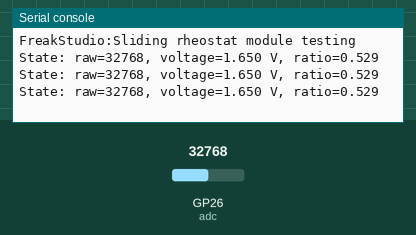
The program below on a simulated Raspberry Pi Pico running MicroPython. On the bench: the last lines printed to the serial console. The inputs (shaded band) are chosen by the test bench; at power-on: GP26 (adc) = 32768 (analog values on the 0–65535 scale).

Above: at 4.2 s.
4.3 s: GP26 (adc) set to 45874
At 4.9 s:
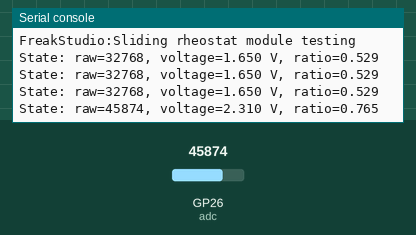
5.8 s: GP26 (adc) set to 57670
At 6.4 s:
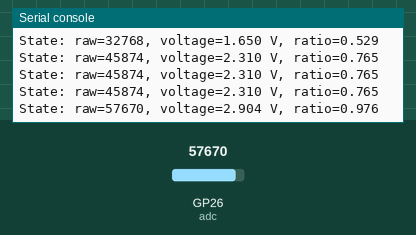
Timing chart, 0 to 8.8 s (numbered marks = the images above; inputs shaded):
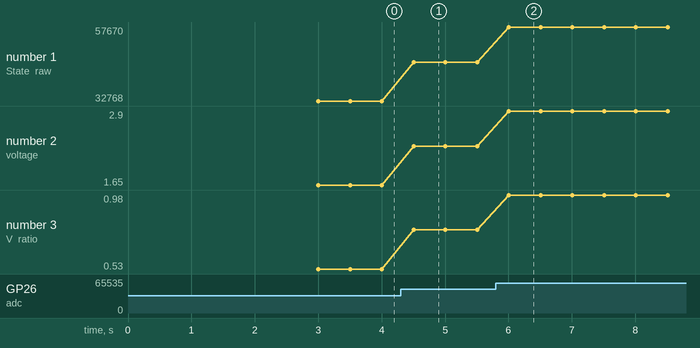

Measured:
- after the input at 4.3 s, the serial console: prints a new line after 0.20 s (image 1)
- after the input at 5.8 s, the serial console: prints a new line after 0.21 s (image 2)
- plotted number 1: 32768 → 45874 after the input at 4.3 s, 45874 → 57670 after the input at 5.8 s
- plotted number 2: 1.65 → 2.31 after the input at 4.3 s, 2.31 → 2.9 after the input at 5.8 s
- plotted number 3: 0.53 → 0.77 after the input at 4.3 s, 0.77 → 0.98 after the input at 5.8 s

The program:

main.py
```python
# Python env   : MicroPython v1.23.0
# -*- coding: utf-8 -*-
# @Time    : 2025/8/28 下午3:19
# @Author  : 缪贵成
# @File    : main.py
# @Description : 滑动变阻器测试文件

# ======================================== 导入相关模块 =========================================

import time
from machine import ADC
from potentiometer import Potentiometer

# ======================================== 全局变量 ============================================

interval = 0.5

# ======================================== 功能函数 ============================================

# ======================================== 自定义类 ============================================

# ======================================== 初始化配置 ===========================================

time.sleep(3)
print("FreakStudio:Sliding rheostat module testing")

# 滑动变阻器电压输出端接在 ADC0
adc = ADC(26)
pot = Potentiometer(adc)

# ========================================  主程序  ============================================

try:
    while True:
        # 获取当前状态字典
        state = pot.get_state()
        # 打印当前状态
        print(f"State: raw={state['raw']}, voltage={state['voltage']:.3f} V, ratio={state['ratio']:.3f}")
        # 等待下一次读取
        time.sleep(interval)

except KeyboardInterrupt:
    print("\nTest terminated by user.")
```

potentiometer.py
```python
# (licence header left out)
__version__ = "0.1.0"
__author__ = "缪贵成"
__license__ = "MIT"
__platform__ = "MicroPython v1.23"

# ======================================== 导入相关模块 =========================================

from machine import ADC

# ======================================== 全局变量 ============================================

# ======================================== 功能函数 ============================================

# ======================================== 自定义类 ============================================


class Potentiometer:
    """
    滑动变阻器（Potentiometer）驱动类，提供原始值、电压值和归一化比例读取功能。

    Attributes:
        _adc (ADC): 绑定的 ADC 实例，用于读取滑动变阻器。
        _vref (float): ADC 参考电压，单位 V，默认 3.3V。

    Methods:
        __init__(adc: ADC, vref: float = 3.3):
            初始化滑动变阻器驱动。
        read_raw() -> int:
            读取原始 ADC 数值。
        read_voltage() -> float:
            将 ADC 数值映射为电压。
        read_ratio() -> float:
            获取滑块归一化比例（0.0 ~ 1.0）。
        get_state() -> dict:
            返回当前滑块状态，包括原始值、电压值和比例值。

    Notes:
        ADC 范围取决于 MicroPython 平台（通常 0~65535 或 0~1023）。
        read_voltage() 根据 vref 进行线性映射。
        适合滑动变阻器、旋钮、可调电阻读取。

    ==========================================

    Potentiometer driver class for MicroPython.

    Attributes:
        _adc (ADC): bound ADC instance for reading slider.
        _vref (float): reference voltage, default 3.3V.

    Methods:
        __init__(adc: ADC, vref: float = 3.3):
            Initialize the potentiometer driver.
        read_raw() -> int:
            Read raw ADC value.
        read_voltage() -> float:
            Convert ADC value to voltage.
        read_ratio() -> float:
            Get normalized slider ratio (0.0 ~ 1.0).
        get_state() -> dict:
            Return current slider state (raw value, voltage, ratio).

    Note:
        ADC range depends on platform (typically 0~65535 or 0~1023).
        Voltage mapping uses vref.
    """

    def __init__(self, adc: ADC, vref: float = 3.3) -> None:
        """
        初始化滑动变阻器驱动。

        Args:
            adc (ADC): machine.ADC 实例。
            vref (float, optional): 参考电压，单位 V，默认 3.3V。

        ==========================================

        Initialize potentiometer driver.

        Args:
            adc (ADC): machine.ADC instance.
            vref (float, optional): reference voltage in volts, default 3.3V.

        """
        self._adc = adc
        self._vref = vref

    def read_raw(self) -> int:
        """
        读取滑动变阻器原始 ADC 数值。

        Returns:
            int: ADC 原始整数值（0 ~ 65535）。

        Notes:
            使用 ADC.read_u16() 获取值。
            不会进行任何电压换算。

        ==========================================

        Read raw ADC value from potentiometer.

        Returns:
            int: Raw ADC value (0 ~ 65535).

        Notes:
            Uses ADC.read_u16() method.
            No voltage conversion.
        """
        return self._adc.read_u16()

    def read_voltage(self) -> float:
        """
        将 ADC 数值映射为电压值（0 ~ vref）。

        Returns:
            float: 对应电压值，单位 V。

        Notes:
            假设 ADC 为 16 位（0 ~ 65535）。
            线性映射到参考电压 vref。

        ==========================================

        Convert ADC value to voltage.

        Returns:
            float: Voltage value in volts.

        Notes:
            Assumes 16-bit ADC (0 ~ 65535).
            Linearly maps to reference voltage vref.
        """
        raw = self.read_raw()
        return raw / 65535 * self._vref

    def read_ratio(self) -> float:
        """
        获取滑块归一化比例（0.0 ~ 1.0）。

        Returns:
            float: 滑块位置比例。

        Notes:
            0 表示最小值，1 表示最大值。

        ==========================================

        Get normalized slider ratio (0.0 ~ 1.0).

        Returns:
            float: Slider position ratio.

        Notes:
            0 means min position, 1 means max position.
        """
        raw = self.read_raw()

        # 动态计算有效范围（自动忽略极端值）
        # 假设硬件实际范围在 [5%~90%] 之间，通过偏移量补偿
        min_offset = 65535 * 0.05  # 5% 偏移量（适应无法到达最左端）
        max_offset = 65535 * 0.9  # 95% 偏移量（适应无法到达最右端）

        # 限制原始值在有效范围内
        clamped_raw = max(min_offset, min(raw, max_offset))

        # 基于有效范围归一化到 0.0~1.0
        ratio = (clamped_raw - min_offset) / (max_offset - min_offset)
        return max(0.0, min(1.0, ratio))

    def get_state(self) -> dict:
        """
        返回滑块当前状态，包括原始值、电压和比例。

        Returns:
            dict: {'raw': int, 'voltage': float, 'ratio': float}

        Notes:
            提供完整状态字典，方便打印或控制逻辑使用。

        ==========================================

        Return current slider state.

        Returns:
            dict: {'raw': int, 'voltage': float, 'ratio': float}

        Notes:
            Provides full state dictionary for easy logging or control logic.
        """
        raw = self.read_raw()
        voltage = self.read_voltage()
        ratio = self.read_ratio()
        return {"raw": raw, "voltage": voltage, "ratio": ratio}

    @property
    def adc(self) -> ADC:
        """
        返回绑定的 ADC 对象。

        Returns:
            ADC: machine.ADC 实例。

        ==========================================

        Return bound ADC object.

        Returns:
            ADC: machine.ADC instance.
        """
        return self._adc

    @property
    def vref(self) -> float:
        """
        返回参考电压。
        Returns:
            float: 参考电压，单位 V。
        ==========================================

        Return reference voltage.
        Returns:
            float: reference voltage in volts.
        """
        return self._vref


# ======================================== 初始化配置 ==========================================

# ========================================  主程序  ===========================================
```
